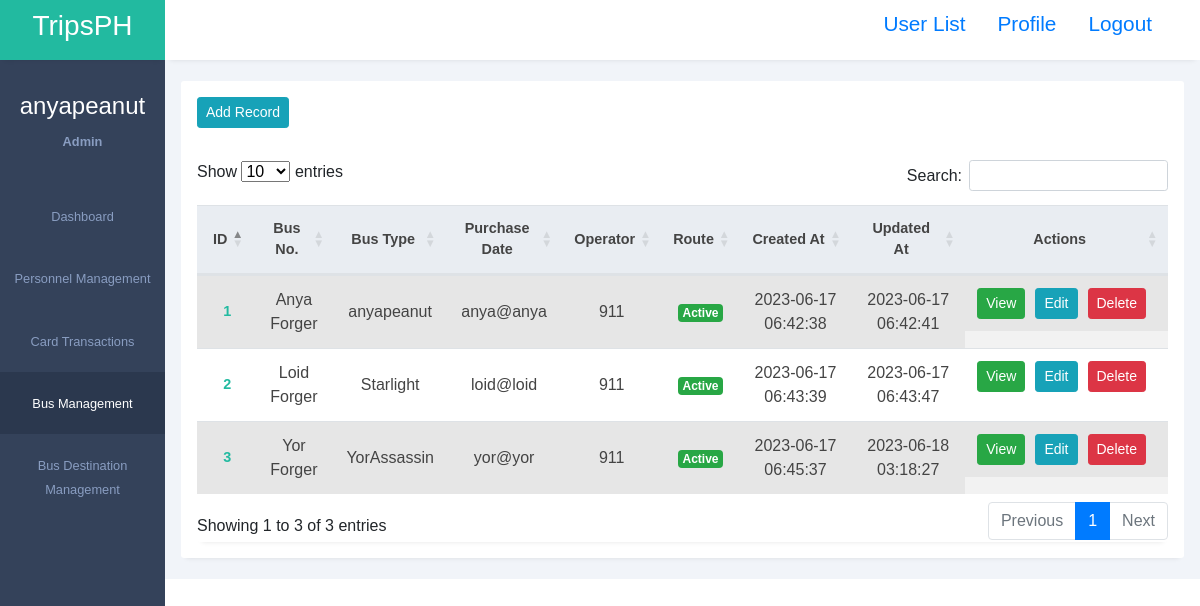
/admin/bus_management/bus_management.php (signed in), run on the app's committed database.
### tables this page shows
CREATE TABLE `tbl_users` (
  `id` int(11) NOT NULL AUTO_INCREMENT,
  `user_role_id` int(11) DEFAULT NULL,
  `full_name` varchar(255) DEFAULT NULL,
  `username` varchar(50) NOT NULL,
  `email` varchar(255) DEFAULT NULL,
  `mobile` varchar(25) DEFAULT NULL,
  `password` varchar(255) NOT NULL,
  `status` tinyint(1) NOT NULL,
  `created_at` TIMESTAMP DEFAULT CURRENT_TIMESTAMP,
  `updated_at` TIMESTAMP NOT NULL DEFAULT CURRENT_TIMESTAMP ON UPDATE CURRENT_TIMESTAMP,
  PRIMARY KEY (`id`)
);

### admin/bus_management/bus_management.php (the view, shortened to what this page needs)
<?php
require_once('../../admin/config.php');
?>
<!DOCTYPE html>
<html lang="en">
<head>
    <link rel="stylesheet" href="https://cdn.datatables.net/1.13.4/css/dataTables.bootstrap5.min.css" />
    <link rel="stylesheet" href="../../assets/bootstrap.min.css">
    <link rel="stylesheet" href="../../assets/styles1.css">
    <link rel="stylesheet" href="https://maxst.icons8.com/vue-static/landings/line-awesome/line-awesome/1.3.0/css/line-awesome.min.css">
</head>
<body>
    <div class="sidebar">
        <div class="side-header">
            <h3>T<span>ripsPH</span></h3>
        </div>
        <div class="side-content">
            <div class="profile">
                <h4>
                    <?php
                    if (isset($_SESSION['username'])) {
                        echo $_SESSION['username'];
                    } else {
                        echo 'Default Name';
                    }
                    ?>
                </h4>
                <small>
                    <?php
                    if (isset($_SESSION['user_role_id'])) {
                        $role = 'Default Role';
                        if ($_SESSION['user_role_id'] == 1) {
                            $role = 'Admin';
                        } elseif ($_SESSION['user_role_id'] == 2) {
                            $role = 'Editor';
                        } elseif ($_SESSION['user_role_id'] == 3) {
                            $role = 'User Only';
                        }
                        echo $role;
                    } else {
                        echo 'Default Role';
                    }
                    ?>
                </small>
            </div>
            <div class="side-menu">
                <ul>
                    <li>
                        <a href="../dashboard.php">
                            <small>Dashboard</small>
                        </a>
                    </li>
                    <li>
                        <a href="../personnel_management/personnel_management.php">
                            <small>Personnel Management</small>
                        </a>
                    </li>
                    <li>
                        <a href="../card_transactions/card_transactions.php">
                            <small>Card Transactions</small>
                        </a>
                    </li>
                    <li>
                        <a href="../bus_management/bus_management.php" class="active">
                            <small>Bus Management</small>
                        </a>
                    </li>
                    <li>
                        <a href="../bus_destination/bus_destination.php">
                            <small>Bus Destination Management</small>
                        </a>
                    </li>
                </ul>
            </div>
        </div>
    </div>
    <div class="main-content">
        <header>
            <div class="header-content">
                <div class="header-menu">
                    <?php if (($_SESSION['user_role_id'] == 1) || $_SESSION['user_role_id'] == 2) { ?>
                        <label for="">
                            <a href="../adminuser/adminuser.php"><span>User List</span></a>
                        </label>
                    <?php } ?>
                    <label for="">
                        <a href="edit.php?id=<?php echo $_SESSION['id']; ?>"><span>Profile</span></a>
                    </label>
                    <label for="">
                        <a href="../logout.php"><span>Logout</span></a>
                    </label>
                </div>
        </header>
        <main>
            <div class="page-content">
                <div class="records table-responsive">
                    <div class="record-header">
                        <div class="add">
                            <?php if (($_SESSION['user_role_id'] == 1) || $_SESSION['user_role_id'] == 2) { ?>
                                <a href="addrecord.php" class="btn btn-info btn-sm">Add Record</a>
                            <?php } else { ?>
                                <a class="btn btn-info btn-sm disabled">Add Record</a>
                            <?php } ?>
                        </div>
                    </div>
                    <div>
                        <div class="record-header">
                            <div class="records table-responsive">
                                <table id="example" class="table table-striped" style="width: 100%; text-align: center; vertical-align: middle;">
                                    <thead>
                                        <tr>
                                            <th style="text-align: center; vertical-align: middle;">ID</th>
                                            <th style="text-align: center; vertical-align: middle;">Bus No. </th>
                                            <th style="text-align: center; vertical-align: middle;">Bus Type</th>
                                            <th style="text-align: center; vertical-align: middle;">Purchase Date</th>
                                            <th style="text-align: center; vertical-align: middle;">Operator</th>
                                            <th style="text-align: center; vertical-align: middle;">Route</th>
                                            <th style="text-align: center; vertical-align: middle;">Created At</th>
                                            <th style="text-align: center; vertical-align: middle;">Updated At</th>
                                            <th style="text-align: center; vertical-align: middle;">Actions</th>
                                        </tr>
                                    </thead>
                                    <tbody>
                                        <?php
                                        $sql = "SELECT u.*, r.user_role FROM `tbl_users` u INNER JOIN `tbl_user_role` r ON u.user_role_id = r.id";
                                        $result = mysqli_query($link, $sql);
                                        while ($row = mysqli_fetch_assoc($result)) {
                                            $status = $row["status"];
                                            $statusBadge = $status == "1" ? "Active" : "Inactive";
                                            $statusClass = $status == "1" ? "badge-success" : "badge-danger";
                                        ?>
                                            <tr>
                                                <td style="text-align: center; vertical-align: middle;"><?php echo $row["id"] ?></td>
                                                <td style="text-align: center; vertical-align: middle;"><?php echo $row["full_name"] ?></td>
                                                <td style="text-align: center; vertical-align: middle;"><?php echo $row["username"] ?></td>
                                                <td style="text-align: center; vertical-align: middle;"><?php echo $row["email"] ?></td>
                                                <td style="text-align: center; vertical-align: middle;"><?php echo $row["mobile"] ?></td>
                                                <td style="text-align: center; vertical-align: middle;">
                                                    <span class="badge badge-lg <?php echo $statusClass ?> text-white"><?php echo $statusBadge ?></span>
                                                </td>
                                                <td style="text-align: center; vertical-align: middle;"><?php echo $row["created_at"] ?></td>
                                                <td style="text-align: center; vertical-align: middle;"><?php echo $row["updated_at"] ?></td>
                                                <td class="actions" style="text-align: center; vertical-align: middle;">
                                                    <a class="btn btn-success btn-sm" href="view.php?id=<?php echo $row["id"] ?>">View</a>
                                                    <?php if (($_SESSION['user_role_id'] == 1) || $_SESSION['user_role_id'] == 2) { ?>
                                                        <a class="btn btn-info btn-sm" href="edit.php?id=<?php echo $row["id"] ?>">Edit</a>
                                                        <?php if ($_SESSION['user_role_id'] <= 1) { ?>
                                                            <a class="btn btn-danger btn-sm" href="delete.php?id=<?php echo $row["id"] ?>">Delete</a>
                                                        <?php } ?>
                                                    <?php } ?>
                                                </td>
                                            </tr>
                                        <?php
                                        }
                                        ?>
                                    </tbody>
                                </table>
                            </div>
                        </div>
                    </div>
                </div>
            </div>
        </main>
    </div>
</body>
</html>

### assets/styles1.css (style rules this page uses)
:root { --main-color: #22baa0; --color-dark: #34425a; --text-grey: #b0b0b0; }
* { margin: 0; padding: 0; text-decoration: none; list-style-type: none; box-sizing: border-box; font-family: "Merriweather", sans-serif; }
.sidebar { position: fixed; height: 100%; width: 165px; left: 0; bottom: 0; top: 0; z-index: 100; background: var(--color-dark); transition: left 300ms; text-decoration: none; }
.side-header { box-shadow: 0px 5px 5px -5px rgb(0 0 0 /10%); background: var(--main-color); height: 60px; display: flex; justify-content: center; align-items: center; text-decoration: none; }
.side-header h3, side-head span { color: #fff; font-weight: 400; }
.side-content { height: calc(100vh - 60px); overflow: auto; text-decoration: none; }
.profile { text-align: center; padding: 2rem 0rem; }
.profile h4 { color: #fff; font-weight: 500; }
.profile small { color: #899dc1; font-weight: 600; }
.sidebar { overflow-y: auto; }
.side-menu ul { text-align: center; }
.side-menu a { display: block; padding: 1.2rem 0rem; }
.side-menu a.active { background: #2b384e; }
.side-menu a.active span, .side-menu a.active small { color: #fff; }
.side-menu a span, .side-menu a small { color: #899dc1; }
.main-content { margin-left: 165px; width: calc(100% - 165px); transition: margin-left 300ms; }
header { position: fixed; right: 0; top: 0; left: 165px; z-index: 100; height: 60px; box-shadow: 0px 5px 5px -5px rgb(0 0 0 /10%); background: #fff; transition: left 300ms; }
.header-content, .header-menu { display: flex; align-items: center; text-decoration: none; }
.header-content { justify-content: space-between; padding: 0rem 1rem; }
.header-content label:first-child span { font-size: 1.3rem; }
.header-content label { cursor: pointer; }
.header-menu { justify-content: flex-end; padding-top: 0.5rem; }
.header-menu label, .header-menu .notify-icon { margin-right: 2rem; position: relative; }
.header-menu label span, .notify-icon span:first-child { font-size: 1.3rem; }
main { margin-top: 60px; }
.page-content { padding: 1.3rem 1rem; background: #f1f4f9; }
.records { box-shadow: 0px 5px 5px -5px rgb(0 0 0 / 10%); background: #fff; border-radius: 3px; }
.record-header { padding: 1rem; display: flex; justify-content: space-between; align-items: center; }
.add, .browse { display: flex; align-items: center; }
.table-responsive { width: 100%; overflow: auto; }
table { border-collapse: collapse; }
table thead tr { background: #e9edf2; }
table thead th { padding: 1rem 0rem; text-align: left; color: #444; font-size: 0.9rem; }
table thead th:first-child { padding-left: 1rem; }
table tbody td { padding: 1rem 0rem; color: #444; }
table tbody td:first-child { padding-left: 1rem; color: var(--main-color); font-weight: 600; font-size: 0.9rem; }
table tbody tr { border-bottom: 1px solid #dee2e8; }
.actions { display: flex; justify-content: center; align-items: center; }
.actions a { display: inline-block; margin-right: 10px; }

### data on the page
tbl_users: id "1", full_name "Anya Forger", username "anyapeanut", email "anya@anya", mobile "911", status "Active", created_at "2023-06-17 06:42:38", updated_at "2023-06-17 06:42:41"
tbl_users: id "2", full_name "Loid Forger", username "Starlight", email "loid@loid", mobile "911", status "Active", created_at "2023-06-17 06:43:39", updated_at "2023-06-17 06:43:47"
tbl_users: id "3", full_name "Yor Forger", username "YorAssassin", email "yor@yor", mobile "911", status "Active", created_at "2023-06-17 06:45:37", updated_at "2023-06-18 03:18:27"

### other printed values
$_SESSION['username'] "anyapeanut"
$role "Admin"
